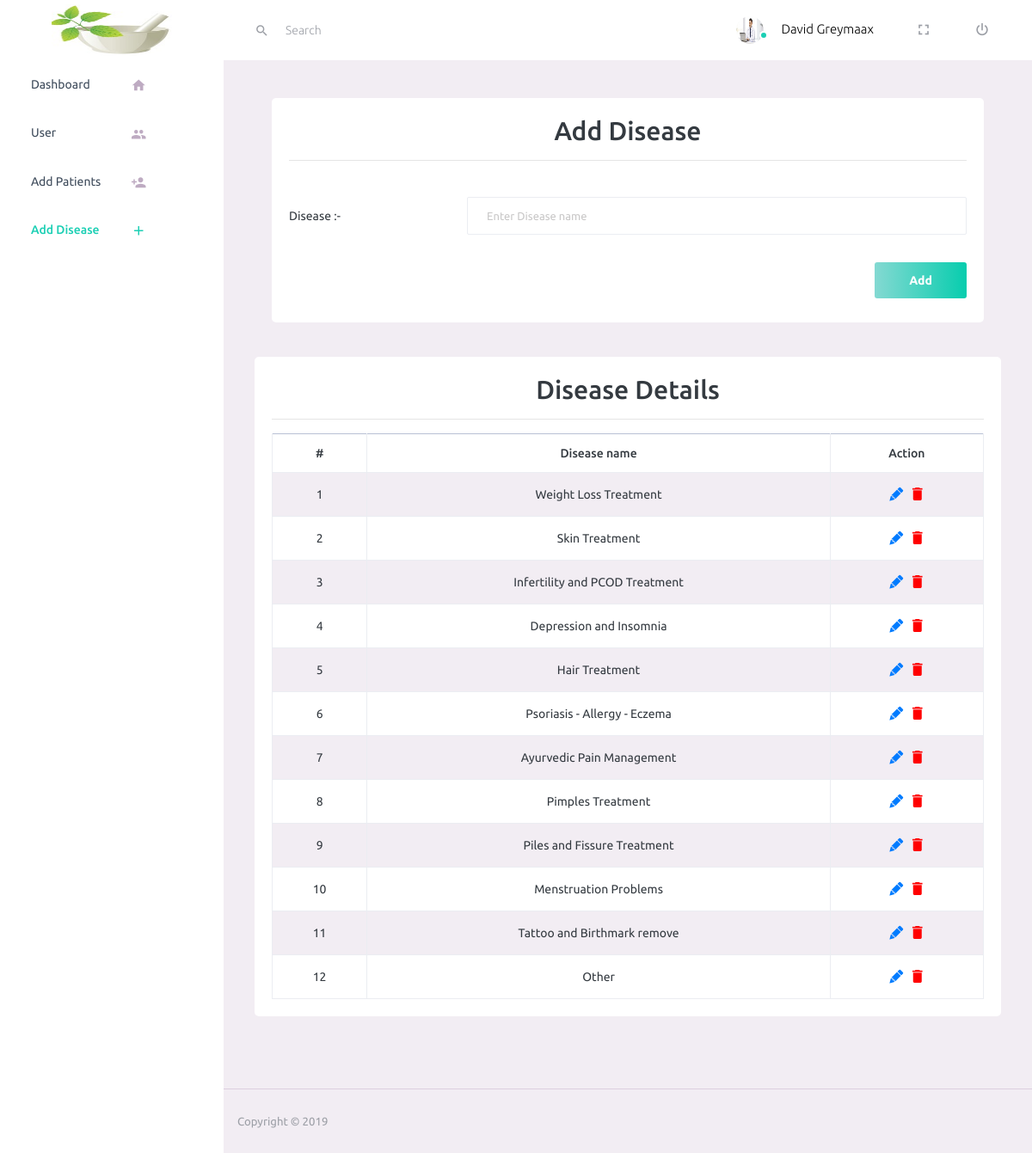
Screenshot of /pages/samples/adddisease.php (signed in) with the database file from the repository.
### tables this page shows
CREATE TABLE `disease_tbl` (
  `id` int(11) NOT NULL,
  `disease` varchar(100) NOT NULL,
  `createddate` datetime NOT NULL,
  `updatedate` datetime NOT NULL,
  `orderby` int(11) NOT NULL
);

### pages/samples/adddisease.php (the view, shortened to what this page needs)
<?php
require 'config.php';
$eroormsg = "";
?>
  <?php include_once('header.php');  ?>
      <div class="main-panel">
        <div class="content-wrapper">
                <div class="col-12 grid-margin">
                        <div class="card">
                          <div class="card-body">
                            <h2 class="text-center">Add Disease</h2><hr>
                            <form method="post" action="#" class="form-sample">
                              <div class="row">
                                <div class="col-md-12">
                                <?php if(isset($successmsg)){ echo '<h6 id="sucessmsg">'.$successmsg.'</h6>';}
						                    if(isset($eroormsg)){ echo '<h6 id="eroormsg">'.$eroormsg.'</h6>';}
					                      ?>
                                  <div class="form-group row">
                                    <label class="col-sm-3 col-form-label">Disease :-</label>
                                    <div class="col-sm-9">
                                      <input type="text" name="disease" class="form-control"  placeholder="Enter Disease name" required="required" value="<?php if(isset($_GET['id'])){ echo $row['disease']; }  ?>">
                                    </div>
                                  </div>
                                </div>
                                </div>
                                <?php
                                  if(isset($_GET['id']))
                                  {
                                    echo '<input class="btn btn-gradient-success mb-2 float-right" type="submit" name="update" value="Update">';
                                  }
                                  else
                                  {
                                    echo '<input class="btn btn-gradient-success mb-2 float-right" type="submit" name="submit" value="Add">';
                                  }
                                ?>
                            </form>
                          </div>
                        </div>
              </div>
            <div class="row">
            <div class="col-12 grid-margin">
              <div class="card">
                <div class="card-body">
                  <h2 class="text-center">Disease Details</h2><hr>
                  <div class="table-responsive">
                    <table id="zero_config" class="table table-striped table-bordered">
                        <thead>
                            <tr>
                                <th>#</th>
                                 <th>Disease name</th>
                                <th>Action</th>
                            </tr>
                        </thead>
                        <tbody class="row_position">
                          <?php
                            $sql = "SELECT * FROM `disease_tbl` ORDER BY orderby";
                            $res = mysqli_query($con,$sql);
                            $number = 1;
                            while ($row=mysqli_fetch_assoc($res)):
                          ?>
                            <tr  id="<?php echo $row['id'] ?>">
                              <td><?php echo $number; ?></td>
                              <td><?php echo $row['disease']; ?></td>
                              <td><a href="adddisease.php?id=<?php echo $row["id"]; ?>" class="trigger-btn" id="edit"
                                                    data-toggle="tooltip" class="tip-bottom" title="Edit Disease" style="font-size: 20px;">
                                                    <i class="mdi mdi-lead-pencil "></i>
                                                  </a>
                                <a href="#myModaldelete" onclick="DeleteRow(<?php echo $row['id']; ?>)"  class="trigger-btn" data-toggle="modal" id="delete-Disease" data-toggle="tooltip" class="tip-bottom" title="Delete Disease" style="font-size: 20px;"><i class="mdi mdi-delete "></td>
                            </tr>
                            <?php $number++; endwhile; ?>
                        </tbody>
                    </table>
                </div>
                </div>
              </div>
            </div>
          </div>
        </div>
  <?php include_once('footer.php'); ?>
</body>
</html>

### pages/samples/header.php (shortened to what this page needs)
<!DOCTYPE html>
<html lang="en">
<head>
  <link rel="stylesheet" href="../../vendors/iconfonts/mdi/css/materialdesignicons.min.css">
  <link rel="stylesheet" href="../../vendors/css/vendor.bundle.base.css">
  <link rel="stylesheet" href="../../css/style.css">
  <link rel="stylesheet" href="../../vendors/css/dataTables.bootstrap4.css">
   <link rel="stylesheet" href="https://cdnjs.cloudflare.com/ajax/libs/bootstrap-datepicker/1.4.1/css/bootstrap-datepicker3.css"/>
   <link rel="stylesheet" href="https://cdnjs.cloudflare.com/ajax/libs/font-awesome/4.7.0/css/font-awesome.min.css">
</head>
<body>
  <div class="container-scroller">
    <nav class="navbar default-layout-navbar col-lg-12 col-12 p-0 fixed-top d-flex flex-row">
      <div class="text-center navbar-brand-wrapper d-flex align-items-center justify-content-center">
        <a class="navbar-brand brand-logo" href="../../index.html"><img src="../../images/loginlogo.jpg" alt="logo"/></a>
      </div>
      <div class="navbar-menu-wrapper d-flex align-items-stretch">
        <div class="search-field d-none d-md-block">
          <form class="d-flex align-items-center h-100" action="#">
            <div class="input-group">
              <div class="input-group-prepend bg-transparent">
                  <i class="input-group-text border-0 mdi mdi-magnify"></i>
              </div>
              <input type="text" class="form-control bg-transparent border-0" placeholder="Search">
            </div>
          </form>
        </div>
        <ul class="navbar-nav navbar-nav-right">
          <li class="nav-item nav-profile dropdown">
            <a class="nav-link" id="profileDropdown" href="#" data-toggle="dropdown" aria-expanded="false">
              <div class="nav-profile-img">
                <img src="../../images/faces/doctor.jpg" alt="image">
                <span class="availability-status online"></span>
              </div>
              <div class="nav-profile-text">
                <p class="mb-1 text-black">David Greymaax</p>
              </div>
            </a>
          </li>
          <li class="nav-item d-none d-lg-block full-screen-link">
            <a class="nav-link">
              <i class="mdi mdi-fullscreen" id="fullscreen-button"></i>
            </a>
          </li>
          <li class="nav-item nav-logout d-none d-lg-block">
            <a class="nav-link" href="logout.php">
              <i class="mdi mdi-power"></i>
            </a>
          </li>
        </ul>
      </div>
    </nav>
    <div class="container-fluid page-body-wrapper">
      <nav class="sidebar sidebar-offcanvas" id="sidebar">
        <ul class="nav">
          <li class="nav-item">
            <a class="nav-link" href="../../index.php">
              <span class="menu-title">Dashboard</span>
              <i class="mdi mdi-home menu-icon"></i>
            </a>
          </li>
          <li class="nav-item">
                <a class="nav-link" href="user.php">
                  <span class="menu-title">User</span>
                  <i class="mdi mdi-account-multiple menu-icon"></i>
                </a>
              </li>
              <li class="nav-item">
                  <a class="nav-link" href="addpatient.php">
                    <span class="menu-title">Add Patients</span>
                    <i class="mdi mdi-account-plus menu-icon"></i>
                  </a>
             </li>
             <li class="nav-item">
                <a class="nav-link" href="adddisease.php">
                  <span class="menu-title">Add Disease</span>
                  <i class="mdi mdi-plus menu-icon"></i>
                </a>
            </li>
        </ul>
      </nav>

### pages/samples/footer.php (shortened to what this page needs)
      <footer class="footer">
        <div class="d-sm-flex justify-content-center justify-content-sm-between">
          <span class="text-muted text-center text-sm-left d-block d-sm-inline-block">Copyright © 2019
        </div>
      </footer>
    </div>
  </div>
</div>

### rows the page displays
disease_tbl: disease "Weight Loss Treatment"
disease_tbl: disease "Skin Treatment"
disease_tbl: disease "Infertility and PCOD Treatment"
disease_tbl: disease "Depression and Insomnia"
disease_tbl: disease "Hair Treatment"
disease_tbl: disease "Psoriasis - Allergy - Eczema"
disease_tbl: disease "Ayurvedic Pain Management"
disease_tbl: disease "Pimples Treatment"
disease_tbl: disease "Piles and Fissure Treatment"
disease_tbl: disease "Menstruation Problems"
disease_tbl: disease "Tattoo and Birthmark remove"
disease_tbl: disease "Other"
